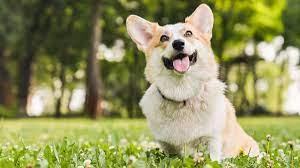
#> input picture Dogs/Dog5.jfif, 300 x 168 px, found by its file name
$ python OpenCVbasic.py
#> lines starting #> are read from the running program, lines starting #| are printed output that depends on the picture; after the words box and inside, x2 and y2 are one past the last pixel; in counts of white or black regions, pixels touching at a corner belong together
import cv2 as cv

# basicos de openCVcv
img = cv.imread('Dogs/dog5.jfif')
#> img is the input picture: shape (168, 300, 3); mean B, G, R 93.7, 146.2, 145

cv.imshow('Dog', img)

# Convertendo pra uma escala em cinza

gray = cv.cvtColor(img, cv.COLOR_BGR2GRAY)
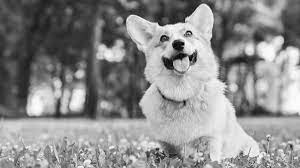
#> gray: shape (168, 300); min 0, max 254, mean 139.8
cv.imshow('Gray', gray)

# Blur
blur = cv.GaussianBlur(img, (5,5), cv.BORDER_DEFAULT)
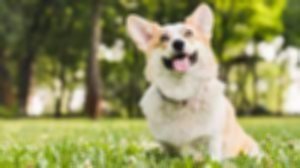
#> blur: shape (168, 300, 3); mean B, G, R 93.7, 146.2, 145
cv.imshow('Blur', blur)

# Edge cascade (Bordas) -> Quanto menos blur, mais bordas serão detectadas (mais detalhes)
canny = cv.Canny(blur, 125, 175)
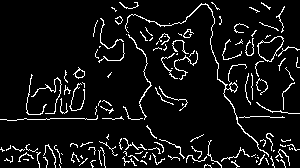
#> canny: shape (168, 300); 7.3% white in thin lines or dots
cv.imshow('Canny Edges', canny)

# Dilating the image
dilated = cv.dilate(canny, (5,5), iterations=1)
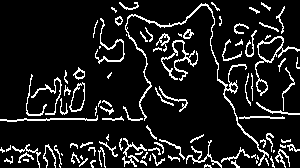
#> dilated: shape (168, 300); 11.3% white in thin lines or dots
cv.imshow('Dilated', dilated)

# Eroding
eroded = cv.erode(dilated, (5,5), iterations=1)
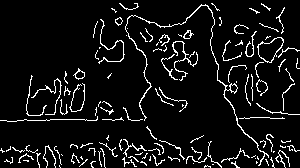
#> eroded: shape (168, 300); 7.4% white in thin lines or dots
cv.imshow('Eroded', eroded)

# Resize
resized = cv.resize(img, (500,500), interpolation=cv.INTER_CUBIC)
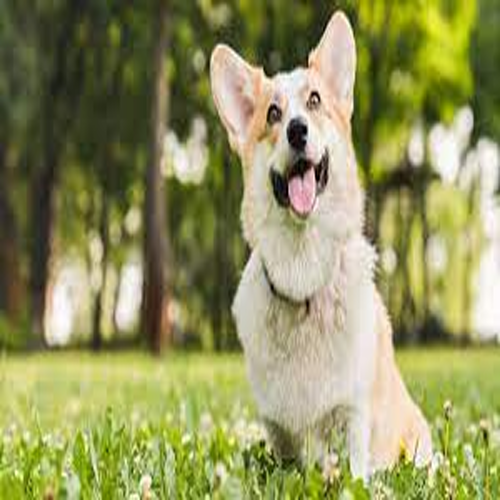
#> resized: shape (500, 500, 3); mean B, G, R 93.7, 146.2, 145
cv.imshow('Resized', resized)

# Cropping
cropped = img[50:200, 200:400]
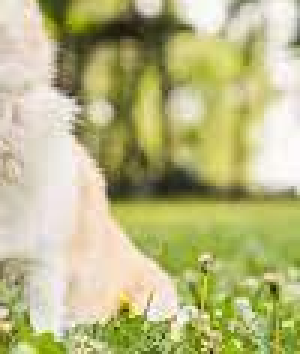
#> cropped: shape (118, 100, 3) (shown 3 times larger); mean B, G, R 130.5, 183.3, 184.6
cv.imshow('Cropped', cropped)


cv.waitKey(0)

$ run again, with Dogs/Dog1.jfif copied over Dogs/Dog5.jfif
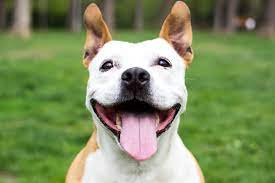
#> input picture Dogs/Dog1.jfif, 275 x 183 px, found by its file name
#> img is the input picture: shape (183, 275, 3); mean B, G, R 97.1, 142.3, 127.5
#> `canny = cv.Canny(blur, 125, 175)`:
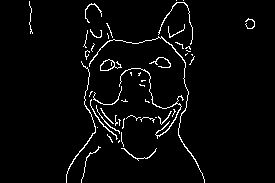
#> canny: shape (183, 275); 3.4% white in thin lines or dots, all inside (x1, y1, x2, y2) = (29, 0, 255, 183)
#> `cropped = img[50:200, 200:400]`:
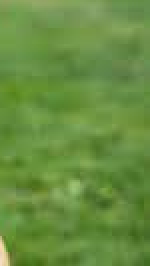
#> cropped: shape (133, 75, 3) (shown 2 times larger); mean B, G, R 64.6, 142.3, 103.5

$ run again, with Dogs/Dog2.jfif copied over Dogs/Dog5.jfif
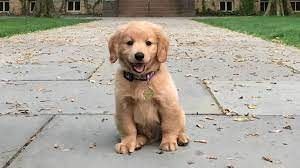
#> input picture Dogs/Dog2.jfif, 300 x 168 px, found by its file name
#> img is the input picture: shape (168, 300, 3); mean B, G, R 149.2, 162.3, 168.3
#> `canny = cv.Canny(blur, 125, 175)`:
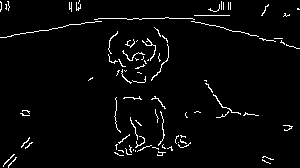
#> canny: shape (168, 300); 3.1% white in thin lines or dots
#> dilated: shape (168, 300); 5.1% white in thin lines or dots
#> eroded: shape (168, 300); 3.2% white in thin lines or dots
#> `cropped = img[50:200, 200:400]`:
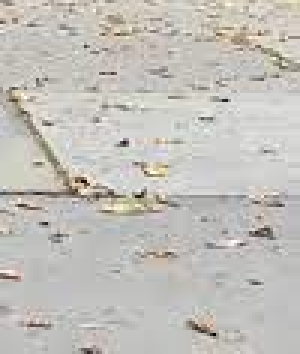
#> cropped: shape (118, 100, 3) (shown 3 times larger); mean B, G, R 186.9, 192.4, 195.1

$ run again, with Dogs/Dog3.jfif copied over Dogs/Dog5.jfif
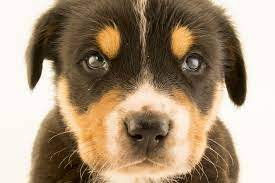
#> input picture Dogs/Dog3.jfif, 275 x 183 px, found by its file name
#> img is the input picture: shape (183, 275, 3); mean B, G, R 122.9, 146.5, 166.9
#> canny: shape (183, 275); 3.8% white in thin lines or dots, all inside (x1, y1, x2, y2) = (25, 0, 247, 183)
#> `cropped = img[50:200, 200:400]`:
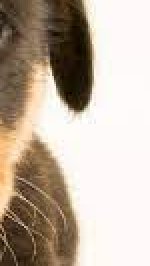
#> cropped: shape (133, 75, 3) (shown 2 times larger); mean B, G, R 160.9, 175.7, 189.8
